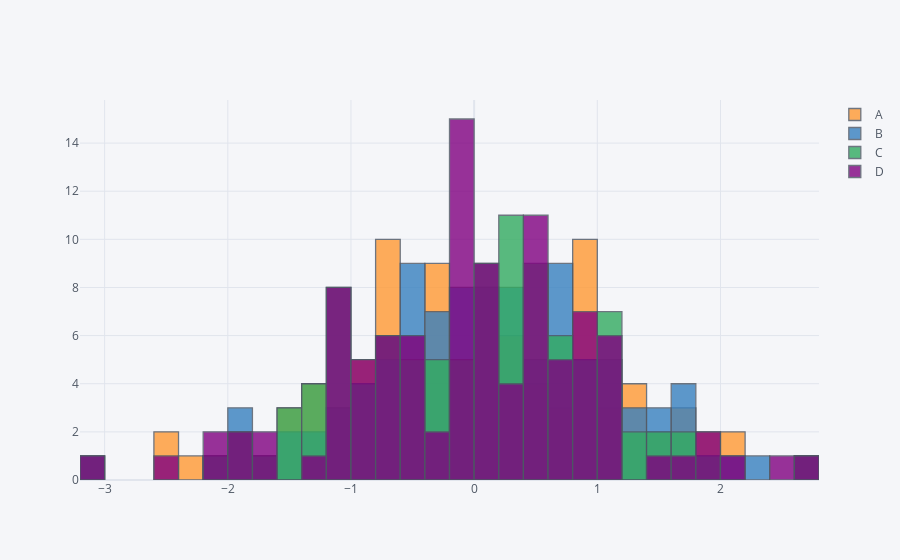

Write notebook code for a chart like this one.
### Code cell
df.iplot(kind='hist', bins=30)
